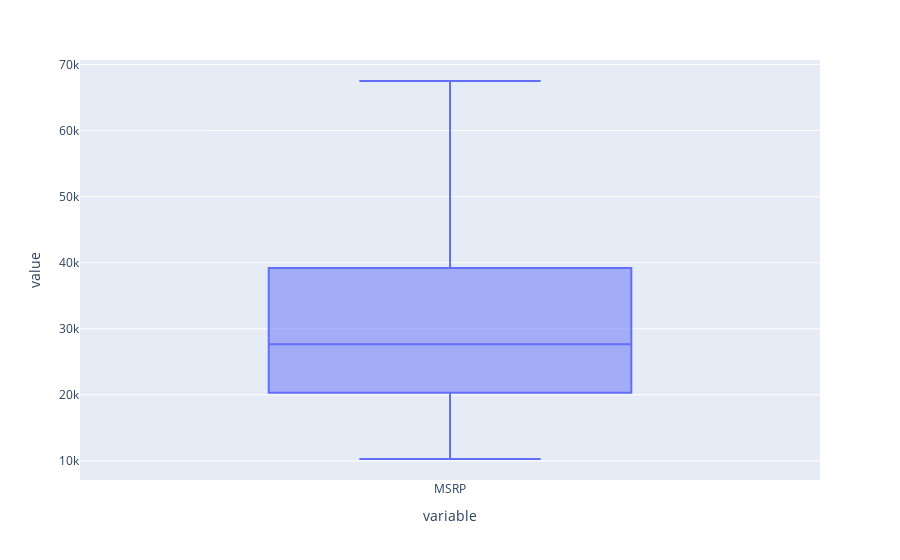

The notebook cell this image was saved under:
### Code cell
px.box(car["MSRP"])

### Figure 1 — Plotly figure (JSON) as saved in the notebook; plotly's stock layout.template omitted (floating-point values rounded to 4 significant figures; data arrays with more than 128 entries replaced by an {"elided": "..."} marker saying what was removed)
{"data": [{"alignmentgroup": "True", "hovertemplate": "variable=%{x}<br>value=%{y}<extra></extra>", "legendgroup": "", "marker": {"color": "#636efa"}, "name": "", "notched": false, "offsetgroup": "", "orientation": "v", "showlegend": false, "type": "box", "x": {"elided": "428 str values"}, "x0": " ", "xaxis": "x", "y": {"elided": "428 float values"}, "y0": " ", "yaxis": "y"}], "layout": {"boxmode": "group", "legend": {"tracegroupgap": 0}, "margin": {"t": 60}, "xaxis": {"anchor": "y", "domain": [0, 1], "title": {"text": "variable"}}, "yaxis": {"anchor": "x", "domain": [0, 1], "title": {"text": "value"}}}}
